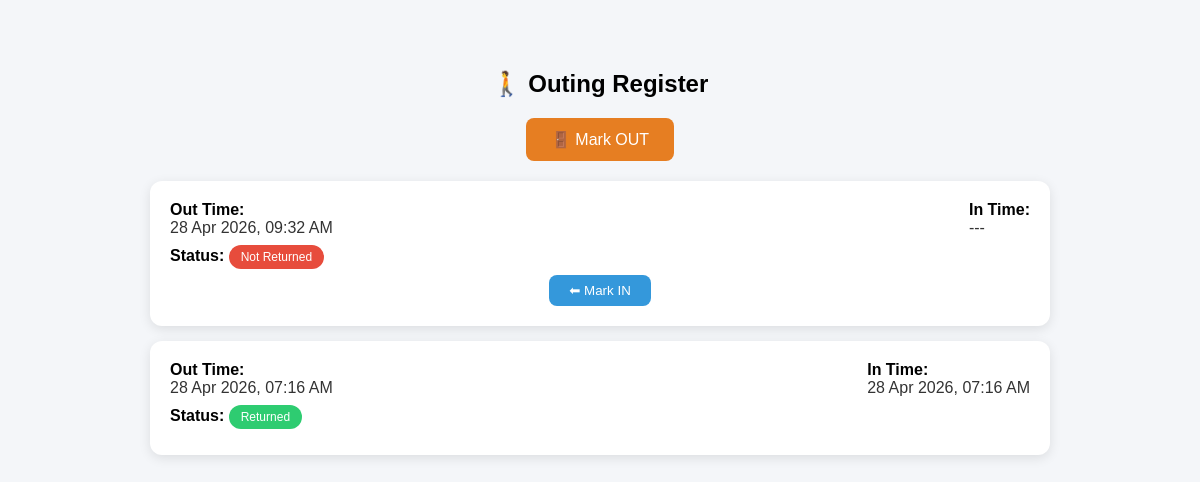
Screenshot of /outing_student/ (signed in) with the database file from the repository.
### hostel/models.py (models this page shows, shortened)
class Outing(models.Model):
    student = models.ForeignKey(Student, on_delete=models.CASCADE, related_name="outings")
    out_time = models.DateTimeField()
    in_time = models.DateTimeField(null=True, blank=True)
    date = models.DateField(auto_now_add=True)
    class Meta:
        ordering = ['-out_time']

### hostel/views.py (the view)
# urls.py: path('outing_student/', views.outing_student, name='outing_student'),
@login_required
def outing_student(request):
    student = Student.objects.get(user=request.user)
    outings = Outing.objects.filter(student=student).order_by('-out_time')
    return render(request, 'outing_student.html', {'outings': outings})

### hostel/templates/outing_student.html (shortened to what this page needs)
{% load static %}
<!DOCTYPE html>
<html>
<head>
</head>
<body>
<div class="container">
    <h2>🚶 Outing Register</h2>
    <div class="top-bar">
        <a href="{% url 'mark_out' %}">
            <button class="out-btn">🚪 Mark OUT</button>
        </a>
    </div>
    {% for outing in outings %}
    <div class="card">
        <div class="row">
            <div>
                <span class="label">Out Time:</span><br>
                <span class="value">{{ outing.out_time|date:"d M Y, h:i A" }}</span>
            </div>
            <div>
                <span class="label">In Time:</span><br>
                <span class="value">
                    {% if outing.in_time %}
                        {{ outing.in_time|date:"d M Y, h:i A" }}
                    {% else %}
                        ---
                    {% endif %}
                </span>
            </div>
        </div>
        <div class="row">
            <div>
                <span class="label">Status:</span>
                {% if outing.in_time %}
                    <span class="status returned">Returned</span>
                {% else %}
                    <span class="status not-returned">Not Returned</span>
                {% endif %}
            </div>
        </div>
        {% if not outing.in_time %}
        <div class="center">
            <a href="{% url 'mark_in' outing.id %}">
                <button class="in-btn">⬅ Mark IN</button>
            </a>
        </div>
        {% endif %}
    </div>
    {% empty %}
        <p class="empty">No outing records found</p>
    {% endfor %}
</div>
</body>
</html>

### hostel/templates/outing_student.html (style rules this page uses)
body { margin: 0; font-family: Arial, sans-serif; background: #f4f6f9; }
.container { max-width: 900px; margin: 30px auto; padding: 20px; }
h2 { text-align: center; margin-bottom: 20px; }
.top-bar { text-align: center; margin-bottom: 20px; }
.out-btn { padding: 12px 25px; background: #e67e22; color: white; border: none; border-radius: 8px; font-size: 16px; cursor: pointer; transition: 0.3s; }
.card { background: white; padding: 20px; margin-bottom: 15px; border-radius: 12px; box-shadow: 0 3px 12px rgba(0,0,0,0.1); transition: 0.2s; }
.row { display: flex; justify-content: space-between; margin-bottom: 10px; }
.label { font-weight: bold; }
.value { color: #333; }
.status { padding: 5px 12px; border-radius: 20px; font-size: 12px; color: white; }
.returned { background: #2ecc71; }
.not-returned { background: #e74c3c; }
.in-btn { padding: 8px 20px; background: #3498db; color: white; border: none; border-radius: 8px; cursor: pointer; transition: 0.3s; }
.center { text-align: center; margin-top: 10px; }

### rows the page displays
Outing: out_time "28 Apr 2026, 09:32 AM", shows "Not Returned", shows "⬅ Mark IN"
Outing: out_time "28 Apr 2026, 07:16 AM", in_time "28 Apr 2026, 07:16 AM", shows "Returned"
